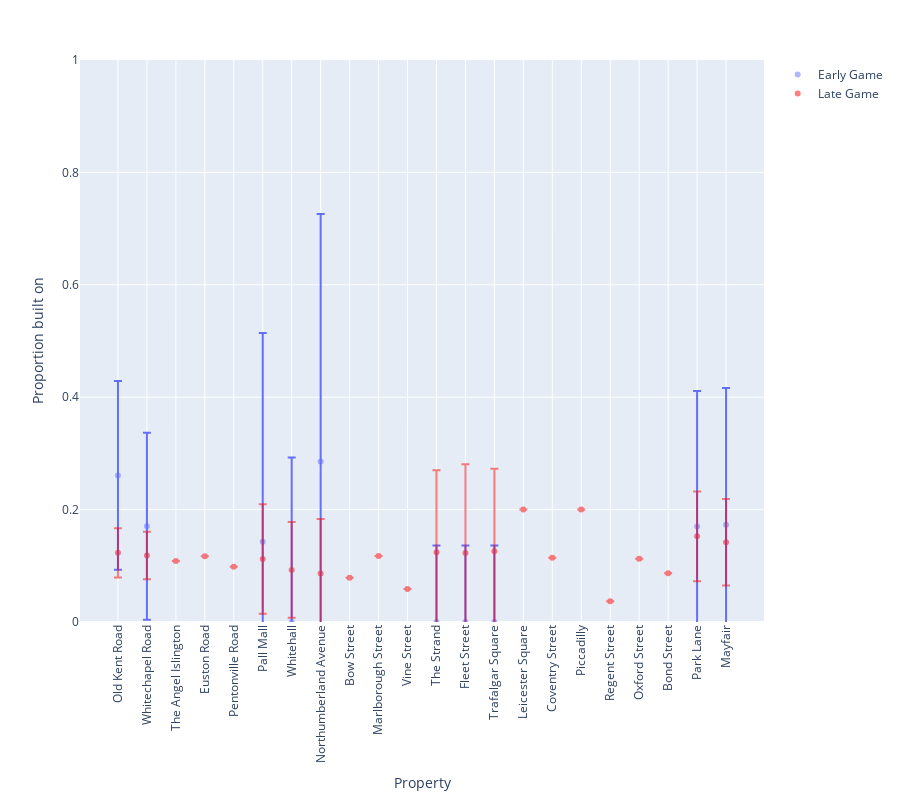

Notebook cell for this chart:
### Code cell
plot_action_proportions(df_build, 'Proportion built on (early game)', 
                        'Proportion built on (late game)', 'Proportion built on', 21)

### Figure 1 — Plotly figure (JSON) as saved in the notebook; plotly's stock layout.template omitted (floating-point values rounded to 4 significant figures)
{"data": [{"error_y": {"array": [0.1678, 0.1664, null, null, null, 0.3712, 0.2929, 0.4402, null, null, null, 0.1362, 0.1362, 0.1362, null, null, null, null, null, null, 0.2411, 0.2434]}, "hovertemplate": "Property=%{x}<br>Proportion built on (early game)=%{y}<extra></extra>", "legendgroup": "", "marker": {"color": "#636efa", "opacity": 0.5, "symbol": "circle"}, "mode": "markers", "name": "Early Game", "orientation": "v", "showlegend": true, "type": "scatter", "x": ["Old Kent Road", "Whitechapel Road", "The Angel Islington", "Euston Road", "Pentonville Road", "Pall Mall", "Whitehall", "Northumberland Avenue", "Bow Street", "Marlborough Street", "Vine Street", "The Strand", "Fleet Street", "Trafalgar Square", "Leicester Square", "Coventry Street", "Piccadilly", "Regent Street", "Oxford Street", "Bond Street", "Park Lane", "Mayfair"], "xaxis": "x", "y": [0.2609, 0.1705, null, null, null, 0.1429, 0, 0.2857, null, null, null, 0, 0, 0, null, null, null, null, null, null, 0.1698, 0.1731], "yaxis": "y"}, {"error_y": {"array": [0.04396, 0.04244, null, null, null, 0.09738, 0.08528, 0.09694, null, null, null, 0.146, 0.1577, 0.1469, null, null, null, null, null, null, 0.07988, 0.07689]}, "hovertemplate": "Property=%{x}<br>Proportion built on (late game)=%{y}<extra></extra>", "legendgroup": "", "marker": {"color": "red", "symbol": "circle"}, "mode": "markers", "name": "Late Game", "opacity": 0.5, "orientation": "v", "showlegend": true, "type": "scatter", "x": ["Old Kent Road", "Whitechapel Road", "The Angel Islington", "Euston Road", "Pentonville Road", "Pall Mall", "Whitehall", "Northumberland Avenue", "Bow Street", "Marlborough Street", "Vine Street", "The Strand", "Fleet Street", "Trafalgar Square", "Leicester Square", "Coventry Street", "Piccadilly", "Regent Street", "Oxford Street", "Bond Street", "Park Lane", "Mayfair"], "xaxis": "x", "y": [0.123, 0.1183, 0.1085, 0.1168, 0.09815, 0.1119, 0.09272, 0.08647, 0.07895, 0.1176, 0.05851, 0.1241, 0.1228, 0.1259, 0.2, 0.1143, 0.2, 0.03704, 0.1124, 0.08696, 0.1525, 0.142], "yaxis": "y"}], "layout": {"height": 800, "legend": {"tracegroupgap": 0}, "margin": {"t": 60}, "xaxis": {"anchor": "y", "domain": [0, 1], "tickangle": -90, "title": {"text": "Property"}}, "yaxis": {"anchor": "x", "domain": [0, 1], "range": [0, 1], "title": {"text": "Proportion built on"}}}}
